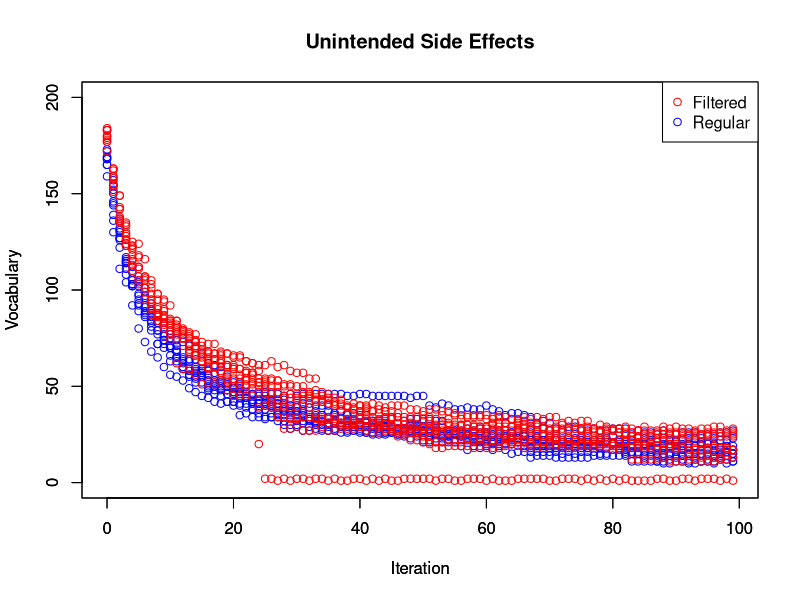

Generate this figure with R:
png('images/vocab.png')
ylab = 'Vocabulary'
xlab = 'Iteration'
ylim = c(0,200)
datacol = 3
dsym = 1
dcol = 'blue'
fsym = 1
fcol = 'red'
degrade <- read.table('results/degrade.txt')
filter <- read.table('results/filter.txt')
plot(degrade[,1],degrade[,datacol],ylim=ylim,ylab=ylab,xlab=xlab,pch=dsym,col=dcol)
par(new=TRUE)
plot(filter[,1],filter[,datacol],ylim=ylim,ylab=ylab,xlab=xlab,pch=fsym,col=fcol)
legend('topright', c('Filtered', 'Regular'), pch=c(fsym, dsym), col=c(fcol, dcol))
title('Unintended Side Effects')
tmp <- dev.off()
